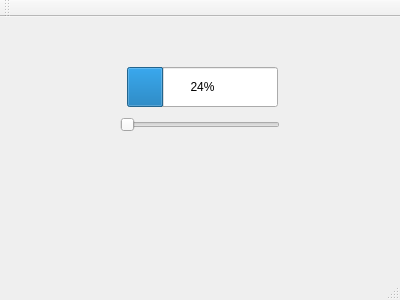
<?xml version="1.0" encoding="UTF-8"?>
<ui version="4.0">
 <class>MainWindow</class>
 <widget class="QMainWindow" name="MainWindow">
  <property name="geometry">
   <rect>
    <x>0</x>
    <y>0</y>
    <width>400</width>
    <height>300</height>
   </rect>
  </property>
  <property name="windowTitle">
   <string>MainWindow</string>
  </property>
  <widget class="QWidget" name="centralWidget">
   <widget class="QProgressBar" name="progressBar">
    <property name="geometry">
     <rect>
      <x>127</x>
      <y>50</y>
      <width>151</width>
      <height>40</height>
     </rect>
    </property>
    <property name="value">
     <number>24</number>
    </property>
   </widget>
   <widget class="QSlider" name="horizontalSlider">
    <property name="geometry">
     <rect>
      <x>120</x>
      <y>100</y>
      <width>160</width>
      <height>16</height>
     </rect>
    </property>
    <property name="orientation">
     <enum>Qt::Horizontal</enum>
    </property>
   </widget>
  </widget>
  <widget class="QMenuBar" name="menuBar">
   <property name="geometry">
    <rect>
     <x>0</x>
     <y>0</y>
     <width>400</width>
     <height>22</height>
    </rect>
   </property>
  </widget>
  <widget class="QToolBar" name="mainToolBar">
   <attribute name="toolBarArea">
    <enum>TopToolBarArea</enum>
   </attribute>
   <attribute name="toolBarBreak">
    <bool>false</bool>
   </attribute>
  </widget>
  <widget class="QStatusBar" name="statusBar"/>
 </widget>
 <layoutdefault spacing="6" margin="11"/>
 <resources/>
 <connections/>
</ui>
